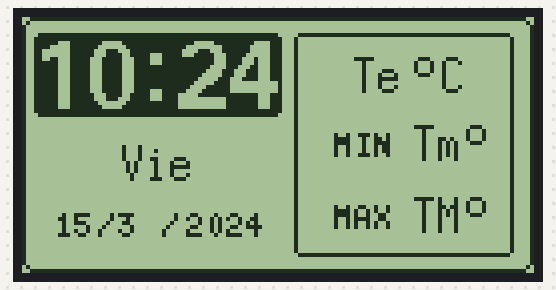
Recording of a sketch running on a simulated Arduino Uno, built with avr-gcc and run on an emulated ATmega328P. Parts: 128×64 one-colour display. The local clock reads 2024-03-15 10:24:30 at power-on unless the sketch sets it.

Above: at 0.4 s.
At 30.4 s:
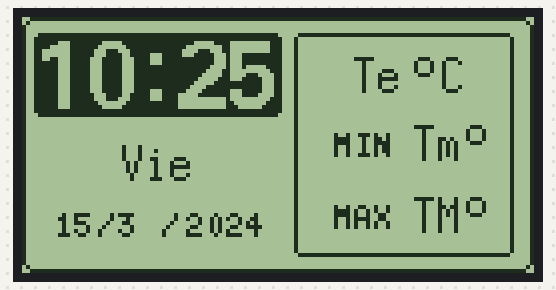

The sketch:

Prueba4conReloj.ino
```cpp
// -------------- Librería para el Display -----------------
#include "U8glib.h"

// --------------- Librerías para el reloj -----------------
#include "RTClib.h"
#include <Time.h>
#include <Wire.h>

// --------------- No se para que es esta librería? --------
#include <Streaming.h>

// -------------- Definiendo cables para el display --------
U8GLIB_ST7920_128X64_1X u8g(13, 11, 10, 12 ); //Enable, RW, RS, Reset. Para arduino UNO, para Mega cambia

// -------------- Definiendo variables globales ------------
int posicao = 0;
int posicaoh = 0;

RTC_DS1307 rtc;
char* dia_da_semana[]={
  "Dom", "Lun", "Mar", "Mie", "Jue", "Vie", "Sab"};
int segundo,minuto,hora,dia,mes,numdiadesemana;
long anio; //variable año
DateTime HoraFecha;


//--------------------------- Funciones -----------------------------//

void mostra_relogio_digital();
void tela_2();

//============================================================================//
//                            Funcion SETUP                                   //
//============================================================================//
void setup() {
  //uint8_t u8g_Begin(u8g_t *u8g); // Reset display and put it into default state.
  //void u8g_DisableCursor(u8g_t *u8g); //The cursor will not be visible.

  // getMode() devuelve info del display (display mode)
  // Detecta el display y configura a la mejor vista posible
  if ( u8g.getMode() == U8G_MODE_R3G3B2 ) {
    u8g.setColorIndex(255);     // white
  }
  else if ( u8g.getMode() == U8G_MODE_GRAY2BIT ) {
    u8g.setColorIndex(3);         // max intensity
  }
  else if ( u8g.getMode() == U8G_MODE_BW ) {
    u8g.setColorIndex(1);         // pixel on
  }
  else if ( u8g.getMode() == U8G_MODE_HICOLOR ) {
    u8g.setHiColorByRGB(255,255,255);
  }

  //Para el reloj
  rtc.begin(); //Inicializamos el RTC
}

//==========================================================================//
//                               Funcion Loop                               //
//==========================================================================//
void loop() {
  HoraFecha = rtc.now(); //obtenemos la hora y fecha actual

  segundo=HoraFecha.second();
  minuto=HoraFecha.minute();
  hora=HoraFecha.hour();
  dia=HoraFecha.day();
  mes=HoraFecha.month();
  anio=HoraFecha.year();
  numdiadesemana=HoraFecha.dayOfTheWeek();

  //picture loop
  u8g.firstPage();
  do{
    tela_2();
  } while( u8g.nextPage() );

  delay(10);
}

//==========================================================================//
//                              Funcion 1                                   //
//==========================================================================//
void tela_2(){
  u8g.drawRFrame(0, 0, 128, 64, 3);
  u8g.drawRFrame(68, 4, 55, 56, 2);

  mostra_relogio_digital();

  u8g.setFont(u8g_font_5x8);
  u8g.drawStr( 78, 35, "MIN");
  u8g.drawStr( 78, 53, "MAX");
  u8g.setFont(u8g_font_6x13);
  u8g.setPrintPos(25, 41);
  u8g.print(dia_da_semana[(numdiadesemana)]);

  //Mostra temperatura atual
  u8g.setPrintPos(83, 19);
  u8g.print("Te");
  u8g.drawStr( 105, 19, "C");
  u8g.drawCircle(100, 12, 2);

  //Mostra temperatura minima
  u8g.setPrintPos(98, 36);
  u8g.print("Tm");
  u8g.drawCircle(113, 29, 2);

  //Mostra temperatura maxima
  u8g.setPrintPos(98, 54);
  u8g.print("TM");
  u8g.drawCircle(113, 47, 2);
}

//==========================================================================//
//                              Funcion 2                                   //
//==========================================================================//

void mostra_relogio_digital(){
  //Mostra a data
  u8g.setFont(u8g_font_5x8);
  u8g.setPrintPos(8, 55);
  u8g.print(dia);
  u8g.drawStr( 19, 55, "/");
  u8g.setPrintPos(24, 55);
  u8g.print(mes);
  u8g.drawStr( 35, 55, "/");
  u8g.setPrintPos(41, 55);
  u8g.print(anio);

  //Mostra hora e minutos
  u8g.drawRBox(3, 4, 62, 21,2);
  u8g.setColorIndex(0);
  u8g.setFont(u8g_font_fub17);
  u8g.drawStr(29,21,":");

  //Acerta a posicao do digito caso a hora
  //seja menor do que 10
  if (hora < 10){
    u8g.drawStr(3,23,"0");
    posicaoh = 16;
  } else posicaoh = 3;

  u8g.setPrintPos(posicaoh, 23);
  u8g.print(hora);

  //Acerta a posicao do digito caso o minuto
  //seja menor do que 10
  if (minuto < 10){
    u8g.drawStr(38,23,"0");
    posicao = 51;
  } else posicao = 38;

  u8g.setPrintPos(posicao ,23);
  u8g.print(minuto);
  u8g.setColorIndex(1);
}
```

Measured:
- what the display in image 0 shows lasts 30.0 s, from 0.3 s to 30.3 s
